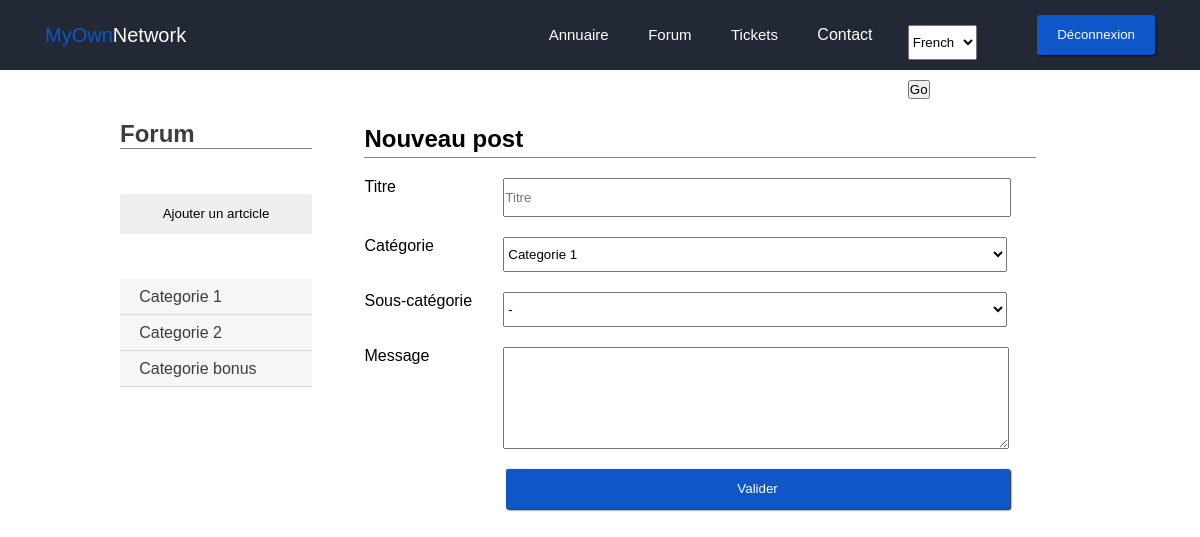
Before: /forum/add (signed in) with the older database file.
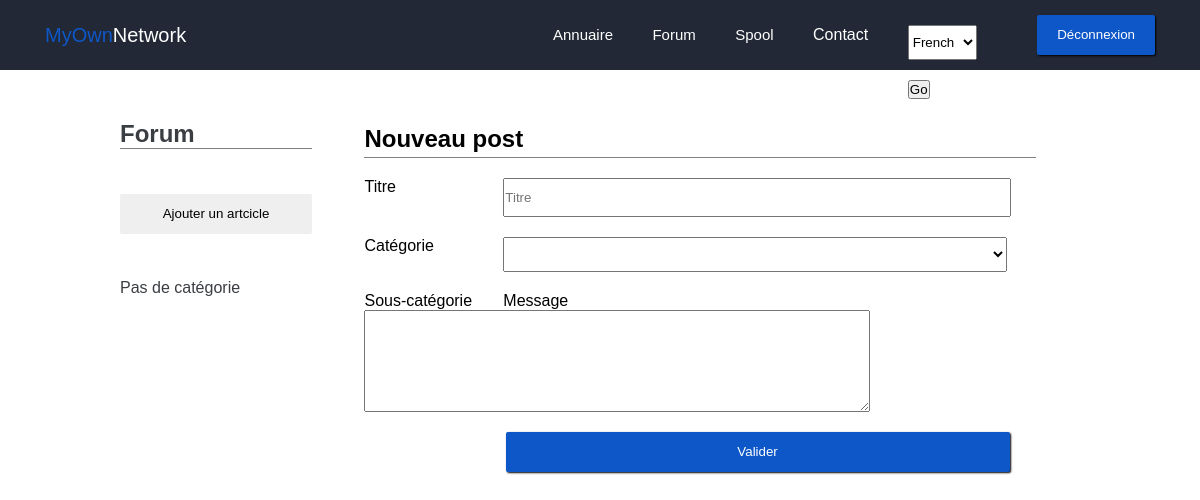
After: the same page with the newer database file.
### forum/models.py (models this page shows)
class PostCategorie(models.Model):
    name = models.CharField(max_length=100)
    def __unicode__(self):
        return self.name

### forum/views.py (the view, shortened to what this page needs)
def add_post(request):
    if request.user.is_authenticated():
        categories = PostCategorie.objects.all()
        sscategories = PostSsCategorie.objects.all()
        cats = PostCategorie.objects.all()
        sscats = PostSsCategorie.objects.all()
        return render(request, 'forum/new.html', locals())
    return render(request, 'intra/index.html')

### forum/models.py (called while the page is built)
    def __unicode__(self):
        return self.name

### forum/templates/forum/new.html (shortened to what this page needs)
{% extends "base.html" %}
{% load i18n %}
{% load static %}
{% block staticfiles %}
	<link rel="stylesheet" href="{% static 'forum/css/style.css' %}">
{% endblock %}
{% block content %}
	<div class="forum">
		<div class="wrapper">
			<div class="forum_nav grey2">
				<h1>Forum</h1>
				<a href="{% url "forum.views.add_post" %}"><button class="btn">{% trans "Ajouter un artcicle" %}</button></a>
				<ul>
				{% for categorie in categories %}
				<a href="{% url "forum.views.list_posts" categorie.id %}" class="grey0Back"><li>{{ categorie.name }}</li></a>
				{% empty %}
				<p>Pas de catégorie</p>
				{% endfor %}
				</ul>
			</div>
			<div class="post_content">
				<div class="post_content__header">
					<h2>{% trans "Nouveau post" %}</h2>
				</div>
				<div class="newpost_content__body">
					<form method="post" action="{% url 'forum.views.add_post' %}">
						<label for="titre">{% trans "Titre" %}</label>
						<input id="titre" type="text" name="titre" placeholder="Titre">
						<label for="categorie">{% trans "Catégorie" %}</label>
						<select id="categorie" name="categorie">
							{% for cat in cats %}
							<option id="{{ cat }}" value="{{ cat }}">{{ cat }}</option>
							{% endfor %}
						</select>
                        <label>{% trans "Sous-catégorie" %}</label>
						{% for cat in cats %}
						<select id="c-{{ cat|cut:" " }}" class="cat_souscategorie">
                          <option value="null">-</option>
						</select>
						{% endfor %}
						<label for="message">{% trans "Message" %}</label>
						<textarea id="message" name="message"></textarea>
						<button type="submit" class="btn blue0Back white">{% trans "Valider" %}</button>
					</form>
				</div>
			</div>
		</div>
	</div>
{% endblock %}

Changed rows visible on the page:
removed PostCategorie: name "Categorie 1", sscategorie "-"
removed PostCategorie: name "Categorie 2", shown under "Forum"
removed PostCategorie: name "Categorie bonus", shown under "Forum"
Other visible differences:
form field categorie: "Categorie 1" → (not shown)
text no longer shown: "Tickets"
text now shown: "Spool Pas de catégorie"
